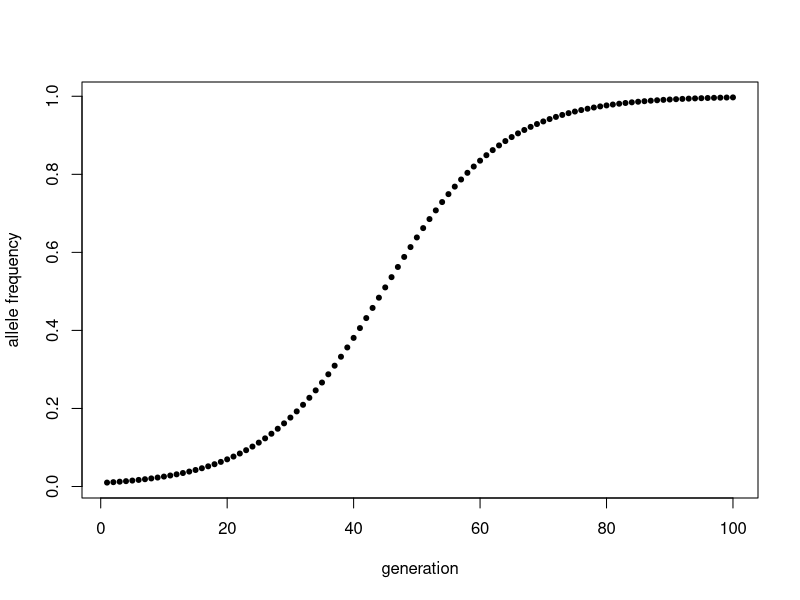
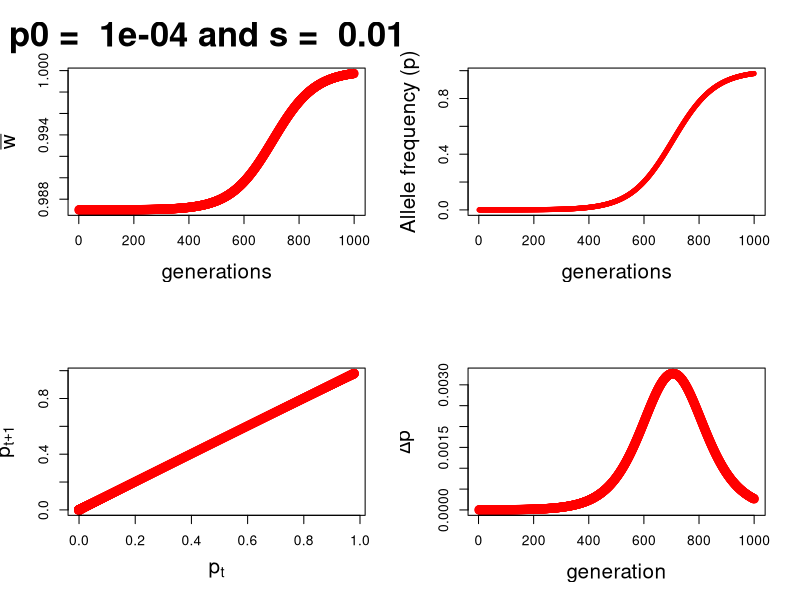
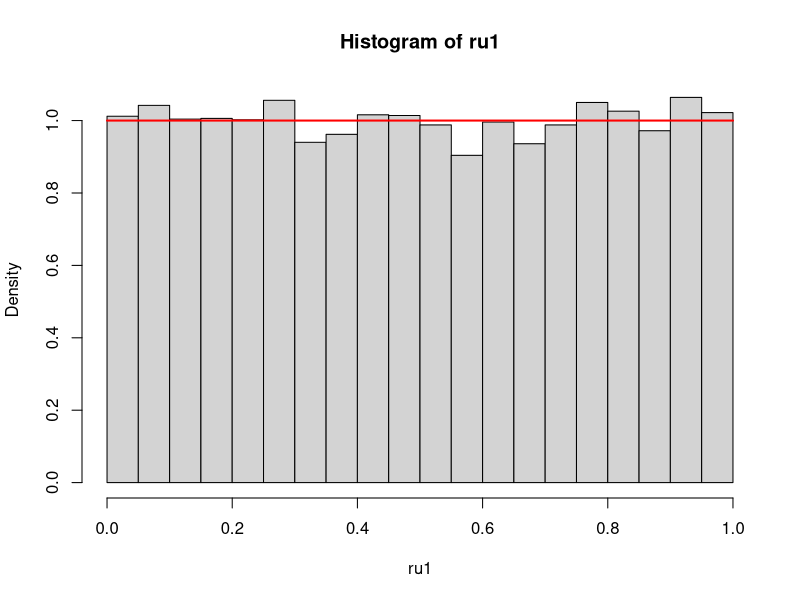
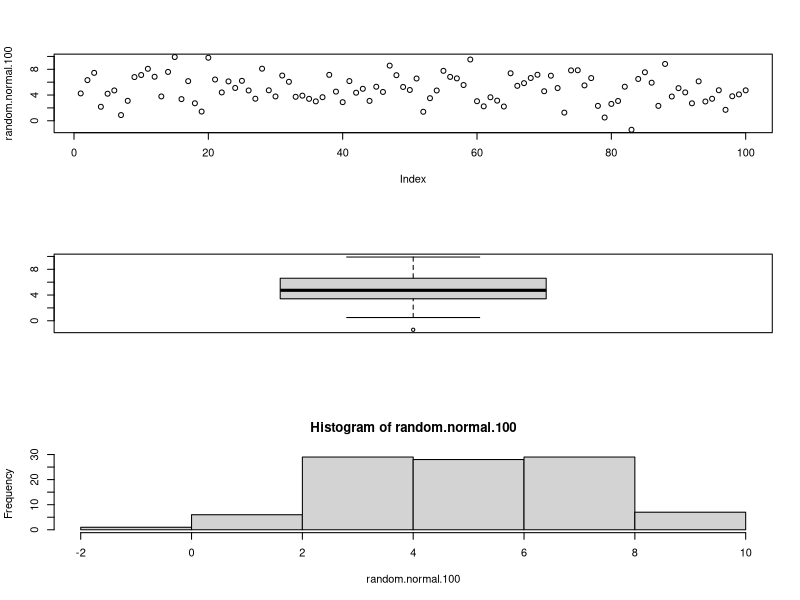
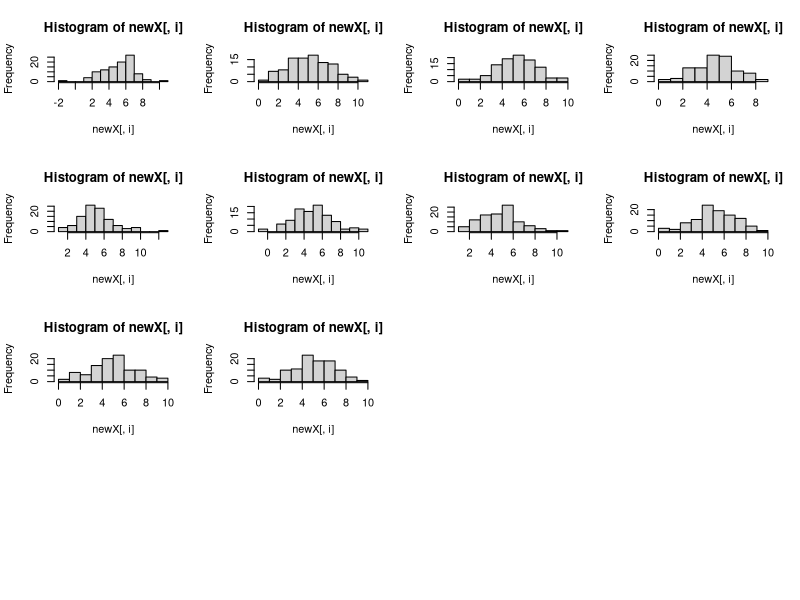
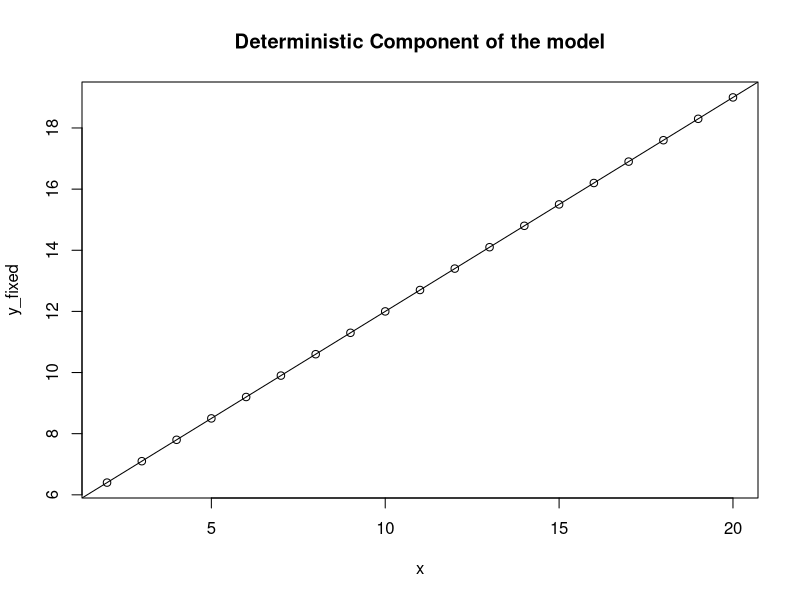
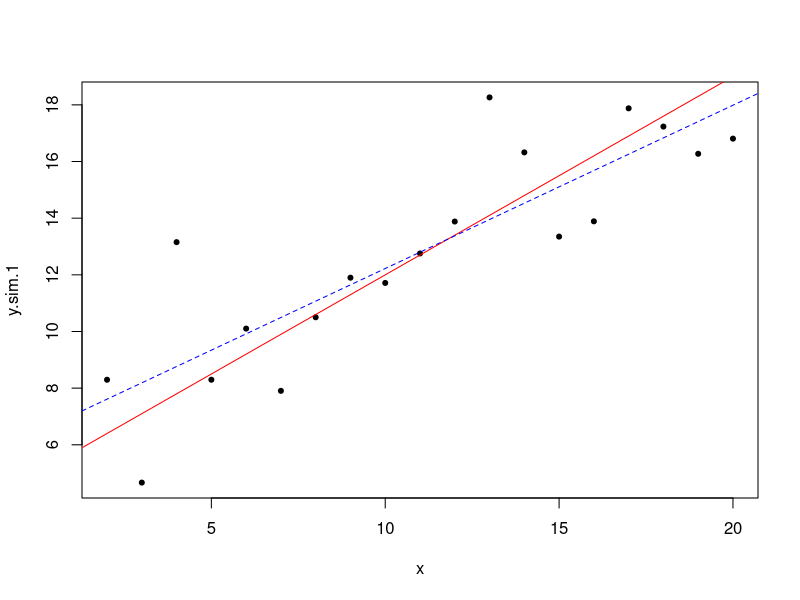

These charts were generated, in order, by the following R code:
## ---- chunk 1
knitr::opts_chunk$set(echo = TRUE)
## ---- chunk 2
p_t1 <- function(w_A, w_a, p_t0) {
        w_bar <- (p_t0*w_A) + ((1-p_t0)*w_a) # mean pop fitness
		p_t1 <- (w_A*p_t0)/w_bar
        return(p_t1)}

p_t1(w_A = 1.1, w_a = 1.0, p_t0 = 0.5)
## ---- chunk 3
replicate(n = 100, p_t1(1.1, 1.0, 0.5))
## ---- chunk 4
haploid_selection <- function(p0 = 0.01, w1 = 1, w2 = 0.9, n = 100) {
    
    # Initialize vectors to store allele frequencies and mean pop fitness
    p <- rep(NA,n)  # a vector to store allele frequencies
    
    w_bar <- rep(NA, n)
     
    # starting conditions
   	p[1] <- p0 # starting allele frequencies

	w_bar[1] <- (p[1]*w1) + ((1-p[1])*w2)
	
	# now we need to loop from generation to generation
	for ( i in 2:n) {
		w_bar[i - 1] <- (p[i - 1]*w1) + ((1-p[i - 1])*w2) # mean population fitness
		p[i] <- (w1*p[i - 1])/w_bar[i - 1]
	}
    
    return(p)
}

## ---- chunk 5
p <- haploid_selection()
generations <- 1:length(p)
plot(p ~ generations, pch = 20, 
     ylab = "allele frequency", 
     xlab = "generation")
## ---- chunk 6
haploid.selection <- function(p0 = 0.01, w1 = 1, w2 = 0.9, n = 100) {
    
# Initialize vectors to store p, delta p and mean pop fitness
    
p <- rep(NA,n) 
    
delta_p <- rep(NA, n) 
	
w_bar <- rep(NA, n)
     
# starting conditions
p[1] <- p0 # starting allele frequencies

delta_p[1] <- 0 #change in allele frequency
	
w_bar[1] <- (p[1]*w1) + ((1-p[1])*w2)
	
# now we need to loop from generation to generation
for ( i in 2:n) {
    w_bar[i - 1] <- (p[i - 1]*w1) + ((1-p[i - 1])*w2)
		p[i] <- (w1*p[i - 1])/w_bar[i - 1]
		delta_p[i] <- p[i] - p[i-1] 
	}
    
    if (any(p > 0.9999)) {
    fixation <- min(which.max(p > 0.9999))
    cat("fixation for A1 occurs approximately at generation:", fixation )	
    } else {
        maxAlleleFreq <- max(p)
    	cat("fixation of A1 does not occur, max. allele frequency is:", print(maxAlleleFreq, digits = 2) )
    }
    
# Let's make some plots
par(mfrow=c(2,2))
    
# 1. mean population fitness over time
plot(x = 1:n, y = w_bar, 
     xlab = "generations", 
     ylab = expression(bar(w)), 
     pch=20, col="red", cex = 2, cex.lab = 1.5, cex.main = 2.5,
     main = paste("p0 = ", p0, "and s = ", (1 - (w2/w1))))
    
    # 2. change in allele frequency over time
plot(x = 1:n, y = p, 
     xlab="generations", 
	 ylab="Allele frequency (p)", 
	 pch = 20, col = "red", cex.lab = 1.5)
		
	# 3. plot of p[t+1] vs p[t]
p.1 <- p[-n]
p.2 <- p[-1]

plot(p.2 ~ p.1, 
     xlab = expression(p[t]),
	 ylab = expression(p[t+1]), 
	 pch = 20, col = "red", cex = 2, cex.lab = 1.5)
		
# 4. plot of allele frequency change
plot(x = 2:n, y = delta_p[-1],
	    xlab = "generation",
	    ylab= expression(paste(Delta,"p")), 
	    pch = 20, col = "red", cex = 2, cex.lab = 1.5)
}
## ---- chunk 7
haploid.selection(p0 = 0.0001, w1 = 1, w2 = 0.987, n = 1000)
## ---- chunk 8
x <- rnorm(1000, mean = 5, sd = 1)
mean(x)
x <- rnorm(1000, mean = 5, sd = 1)
mean(x)
x <- rnorm(1000, mean = 5, sd = 1)
mean(x)
## ---- chunk 9
set.seed(720)
x <- rnorm(1000, mean = 5, sd = 1)
mean(x)
x <- rnorm(1000, mean = 5, sd = 1)
mean(x)
x <- rnorm(1000, mean = 5, sd = 1)
mean(x)
## ---- chunk 10
set.seed(720)
x <- rnorm(1000, mean = 5, sd = 1)
mean(x)
set.seed(720)
x <- rnorm(1000, mean = 5, sd = 1)
mean(x)
set.seed(720)
x <- rnorm(1000, mean = 5, sd = 1)
mean(x)
## ---- chunk 11
runif(n = 1, min = 0, max = 1) 
## ---- chunk 12
ru1 <- runif(n = 10000, min = 0, max = 1)
length(ru1)
head(ru1)
tail(ru1)
## ---- chunk 13
par(mfrow = c(1,1))
hist(ru1, freq = F)
curve(dunif(x, 0, 1), 0, 1, 
      add = T, col = "red", lwd = 2)
## ---- chunk 14
random.normal.100 <- rnorm(n = 100, mean = 5,sd = 2) 
par(mfrow=c(3,1))  
plot(random.normal.100)
boxplot(random.normal.100)
hist(random.normal.100)
## ---- chunk 15
random.normal.100.rep <- replicate(n = 10, 
                                   rnorm(100, 5, 2))


par(mfrow=c(4,4))
apply(X=random.normal.100.rep, 
      MARGIN=2, FUN=hist) 

apply(X=random.normal.100.rep, MARGIN=2, FUN=mean)

apply(random.normal.100.rep, 2, sd)
## ---- chunk 16
summary(random.normal.100.rep)
## ---- chunk 17
par(mfrow=c(1,1))
a = 5 # intercept
b = 0.7 # slope
x <- seq(2,20) # values of our predictor "x"

y_fixed <- a + b*x # we are expressing the relationship between y and x as a linear model. In this case we are generating the data using such a model.

plot(y_fixed ~ x, main= "Deterministic Component of the model") # A linear model 
abline(a=5, b=0.7)
## ---- chunk 18
y.sim.1 <- rnorm(length(x), mean = y_fixed, sd = 2)
plot(y.sim.1 ~ x, pch = 20)
abline(a = 5, b = 0.7, col = "red") # Expected relationship based on the parameters we used.

y.sim.1.lm <- lm(y.sim.1 ~ x) # fit a regression with simulated data
abline(reg = y.sim.1.lm, lty = 2, col = "blue") # estimated values based on simulated data.
## ---- chunk 19
seq1_no_bias <- sample(c("A","C","G", "T"), 
                       size = 100000, replace = TRUE)

length(seq1_no_bias)
head(seq1_no_bias)
## ---- chunk 20
seq1 <- paste(seq1_no_bias, sep = "", collapse = "")
nchar(seq1)

x <- gregexpr("AACTTTT", seq1, fixed = T, useBytes = T)
unlist(x)
## ---- chunk 21
seq2_60GCbias <- paste(sample(c("A","C","G", "T"), 
                       size = 100000, prob = c(20,30,30,20),
                       replace = TRUE),
                       sep = "", collapse = "")

nchar(seq2_60GCbias)


y <- gregexpr("AACTTTT", seq2_60GCbias, fixed = T, useBytes = T)
unlist(y)

